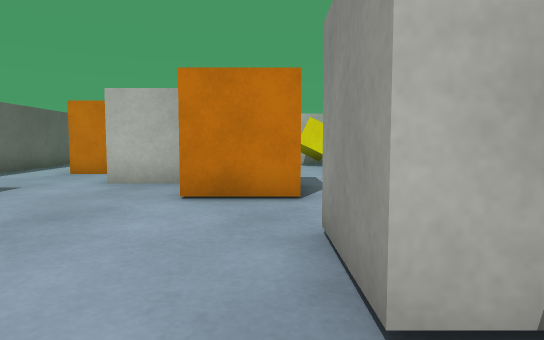
view 1 (above)

15 first-person views from a walk through a Unity game level. The camera is 0.47 m above the floor, tilts 4° down and sees 75° across. The floor is counted in squares, 0.5 m on a side. Each view is taken from the middle of a square. On the plan, view 1 faces up. The plan holds only what a view shows up to about 12 squares ahead; the rest is blank. The player character is not drawn. Surface patterns are stand-ins for the level's own textures.

view 2
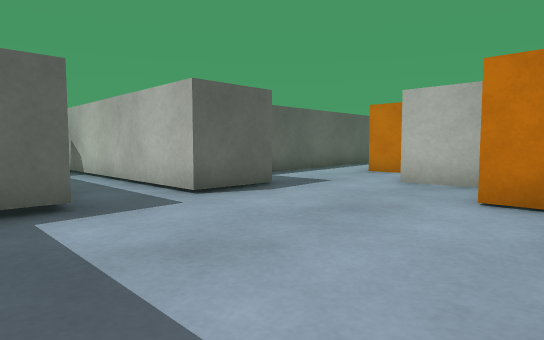

view 3
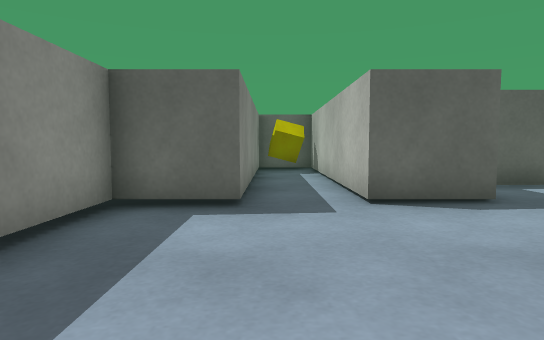

view 4
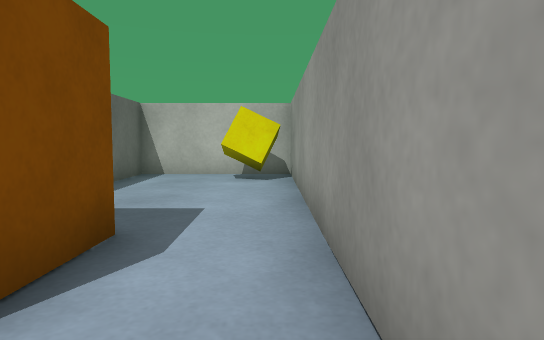

view 5
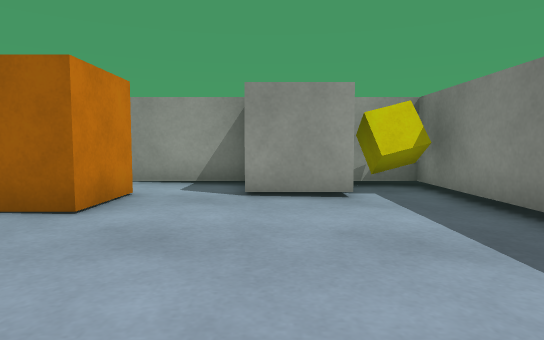

view 6
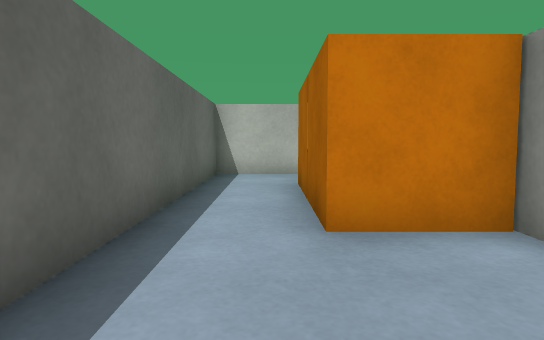

view 7
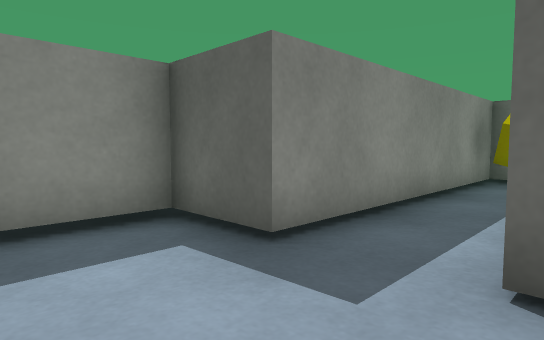

view 8
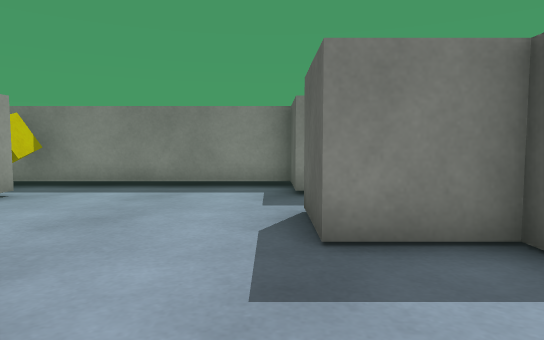

view 9
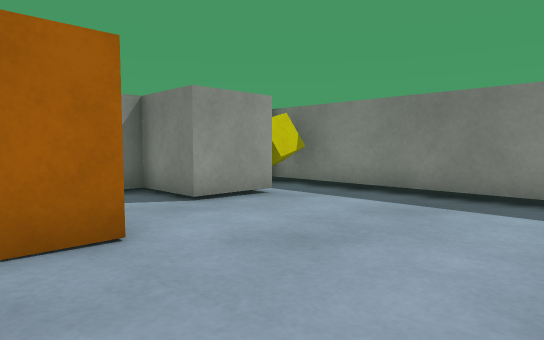

view 10
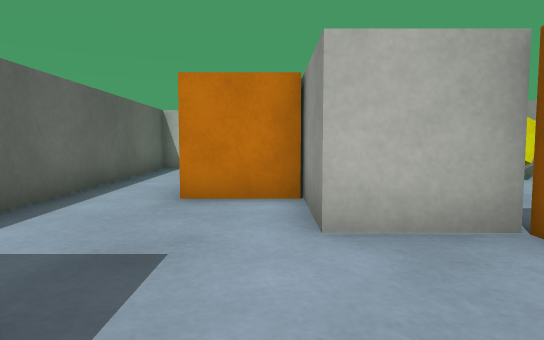

view 11
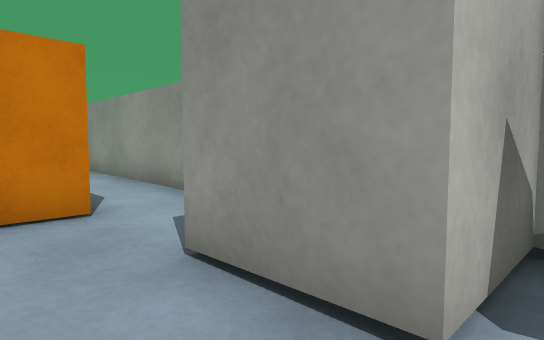

view 12
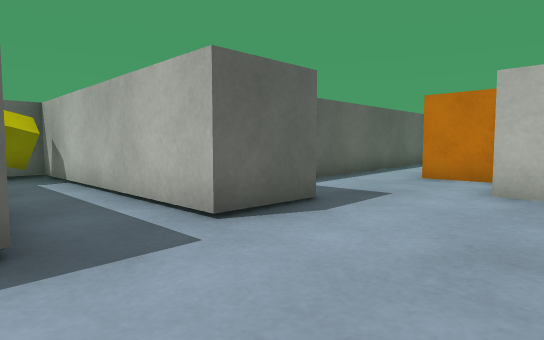

view 13
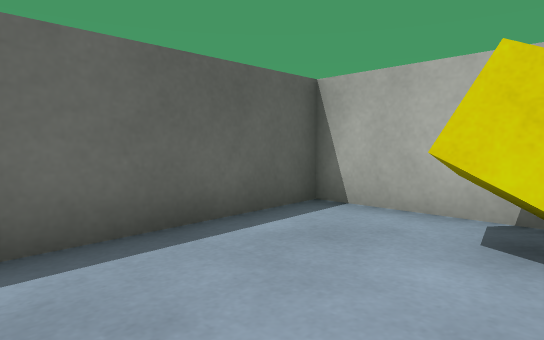

view 14
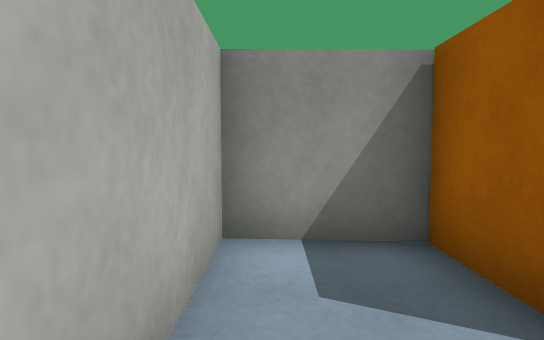

view 15
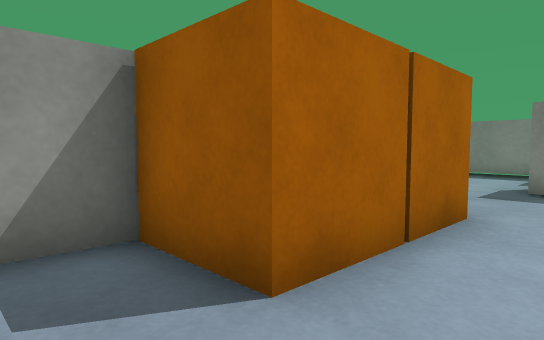

### Floor plan
Points are (right, up) in squares from view 1. A wall is a line through its corners. A room is listed if a view was taken in it or the views show most of it. See-through windows are left out.
Room 1 (views 1, 2, 3, 4, 5, 6, 7, 8, 9, 10, 11, 12, 13, 14, 15)
walls: (-1.4, 7.5) (-3.5, 7.5) (-3.5, 10.2); (-3.5, 13.4) (-3.5, 15.5) (-7.5, 15.5) (-7.5, 5.5) (-5.5, 5.5) (-5.5, 3.5) (-13.5, 3.5) (-13.5, 1.5) (-5.5, 1.5) (-5.5, -0.5) (2.5, -0.5) (2.5, 1.5) (0.5, 1.5) (0.5, 3.5) (2.5, 3.5) (2.5, 13.5) (-1.5, 13.5) (-1.5, 9.4)
objects: yellow cube (-13, 2) to (-12, 3); orange box (-5, 10) to (-4, 11); orange box (-5, 12) to (-4, 13); orange box (-1, 6) to (0, 7); yellow cube (1, 0) to (2, 1); yellow cube (1, 12) to (2, 13)

Positions as (right, up) in squares from view 1, and headings:
1: (0, 0), facing up
2: (0, 0), facing up-left
3: (0, 2), facing left
4: (2, 4), facing up
5: (-6, 3), facing right
6: (-6, 6), facing up
7: (-3, 4), facing down-left
8: (-5, 9), facing down
9: (-5, 7), facing down-right
10: (-4, 4), facing up
11: (-1, 1), facing up-right
12: (-2, 1), facing up-left
13: (2, 9), facing up-left
14: (-7, 15), facing right
15: (-7, 15), facing down-right
